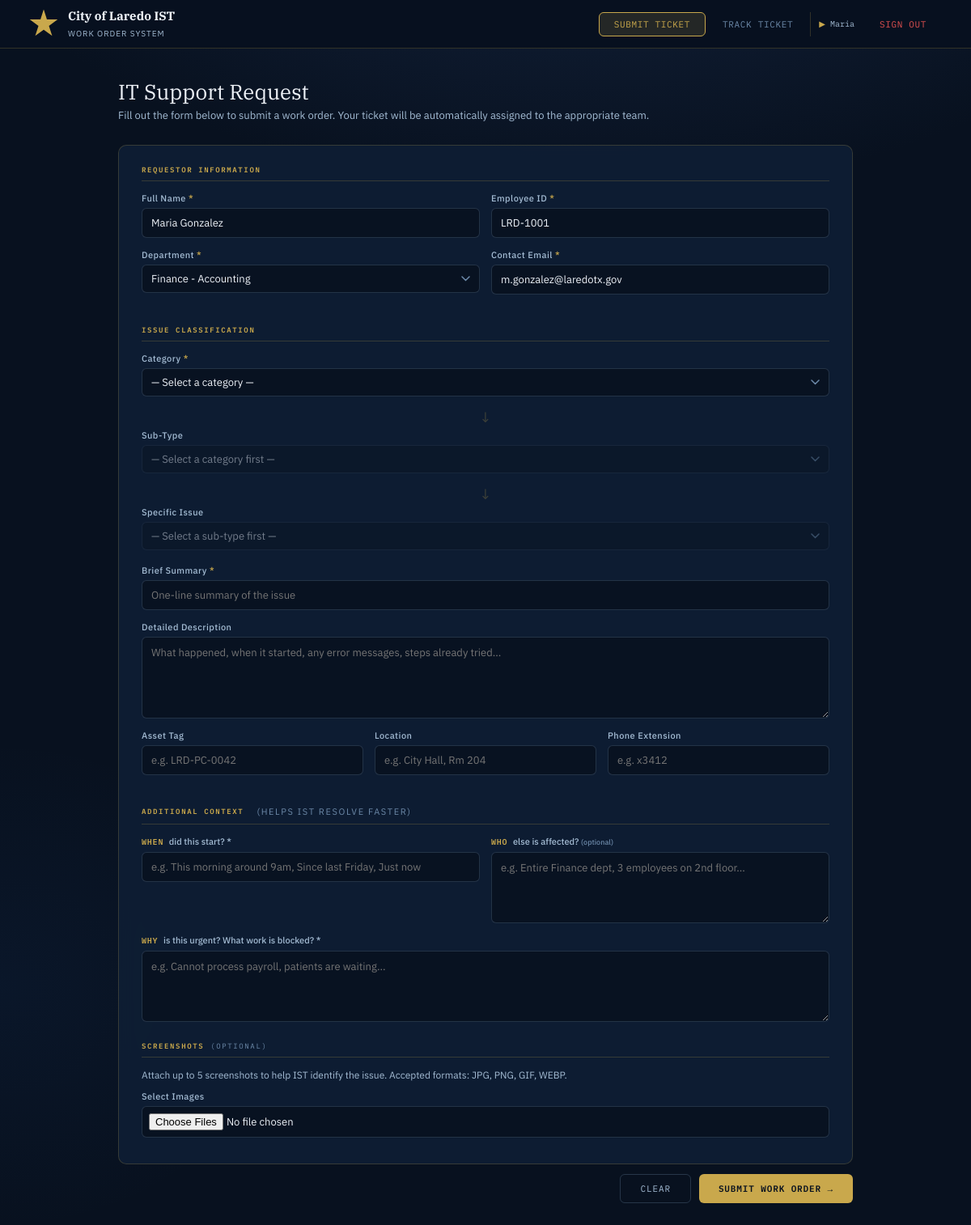
Page / (signed in) on the committed database.
### tickets/models.py (models this page shows, shortened)
class Employee(models.Model):
    employee_id = models.CharField("Employee ID", max_length=30, unique=True)
    first_name  = models.CharField("First Name",  max_length=60)
    last_name   = models.CharField("Last Name",   max_length=60)
    email       = models.EmailField("Email",       unique=True)
    department  = models.CharField("Department",   max_length=80,
                                   choices=DEPARTMENT_CHOICES)
    role        = models.CharField("Role", max_length=10,
                                   choices=EmployeeRole.choices,
                                   default=EmployeeRole.DEPT)
    password    = models.CharField("Password Hash", max_length=256)
    is_active   = models.BooleanField("Active", default=True)
    created_at  = models.DateTimeField(auto_now_add=True)
    class Meta:
        ordering    = ["last_name", "first_name"]
        verbose_name = "Employee"
        verbose_name_plural = "Employees"
    @property
    def full_name(self) -> str:
        return f"{self.first_name} {self.last_name}"

### tickets/views.py (the view)
# urls.py: path("",                         views.submit_ticket,   name="submit_ticket"),
@login_required
def submit_ticket(request):
    emp = _get_logged_in_employee(request)
    if request.method == "POST":
        form = TicketSubmitForm(request.POST)
        if form.is_valid():
            ticket = form.save(commit=False)
            ticket.submitter = emp
            combined_text = (
                form.cleaned_data.get("title", "") + " " +
                form.cleaned_data.get("description", "")
            )
            result = RoutingEngine.compute(
                dept=form.cleaned_data["department"],
                category=form.cleaned_data["category"],
                subtype=form.cleaned_data.get("subtype", ""),
                user_priority=3,   # default Moderate; engine adjusts from here
                text=combined_text,
            )
            ticket.routing_tier               = result.tier
            ticket.routing_tier_label         = result.tier_label
            ticket.routing_team               = result.team
            ticket.routing_sla                = result.sla
            ticket.routing_effective_priority = result.effective_priority
            ticket.routing_was_modified       = result.was_modified
            ticket.routing_reasons            = json.dumps(result.reasons)
            ticket.routing_escalation_path    = json.dumps(result.escalation_path)
            ticket.save()
            TicketHistory.objects.create(
                ticket=ticket,
                action=HistoryAction.CREATED,
                changed_by=ticket.name,
                team_after=ticket.routing_team,
                priority_after=ticket.routing_effective_priority,
                note="Ticket submitted via self-service portal.",
            )
            return redirect("ticket_success", ticket_id=ticket.ticket_id)
    else:
        initial = {}
        if emp:
            initial = {
                "name":        emp.full_name,
                "employee_id": emp.employee_id,
                "department":  emp.department,
                "email":       emp.email,
            }
        form = TicketSubmitForm(initial=initial)
    cascade_json = json.dumps({
        cat: {
            "subtypes":    data["subtypes"],
            "issue_types": data["issue_types"],
        }
        for cat, data in ISSUE_CASCADE.items()
    })
    return render(request, "tickets/submit.html", {
        "form":         form,
        "cascade_json": cascade_json,
        "employee":     emp,
    })

### tickets/views.py (called while the page is built)
def login_required(view_fn):
    @wraps(view_fn)
    def wrapper(request, *args, **kwargs):
        if not request.session.get("employee_pk"):
            return redirect("employee_login")
        return view_fn(request, *args, **kwargs)
    return wrapper

def _get_logged_in_employee(request):
    emp_pk = request.session.get("employee_pk")
    if emp_pk:
        try:
            return Employee.objects.get(pk=emp_pk, is_active=True)
        except Employee.DoesNotExist:
            pass
    return None

### tickets/templates/tickets/submit.html (shortened to what this page needs)
{% extends "tickets/base.html" %}
{% block nav_submit %}active{% endblock %}
{% block content %}
<div class="ph">
  <h1>IT Support Request</h1>
  <p>Fill out the form below to submit a work order. Your ticket will be automatically assigned to the appropriate team.</p>
</div>
<div class="card">
  <form method="POST" id="ticketForm" enctype="multipart/form-data">
    <div class="sec">
      <div class="sec-title">Requestor Information</div>
      <div class="row">
        <div class="fld">
          <label for="f_name">Full Name <span class="req">*</span></label>
          {{ form.name }}
        </div>
        <div class="fld">
          <label for="f_empid">Employee ID <span class="req">*</span></label>
          {{ form.employee_id }}
        </div>
      </div>
      <div class="row">
        <div class="fld">
          <label for="f_dept">Department <span class="req">*</span></label>
          {{ form.department }}
        </div>
        <div class="fld">
          <label for="f_email">Contact Email <span class="req">*</span></label>
          {{ form.email }}
        </div>
      </div>
    </div>
    <div class="sec">
      <div class="sec-title">Issue Classification</div>
      <div class="row row1">
        <div class="fld">
          <label for="f_cat">Category <span class="req">*</span></label>
          {{ form.category }}
        </div>
      </div>
      <div class="cascade-arrow" id="arrow1">&#8595;</div>
      <div class="row row1">
        <div class="fld">
          <label for="f_sub">Sub-Type </label>
          <select id="f_sub" name="subtype" onchange="onSubtypeChange()" disabled>
            <option value="">— Select a category first —</option>
          </select>
        </div>
      </div>
      <div class="cascade-arrow" id="arrow2">&#8595;</div>
      <div class="row row1">
        <div class="fld">
          <label for="f_issue">Specific Issue </label>
          <select id="f_issue" name="issue_type" disabled>
            <option value="">— Select a sub-type first —</option>
          </select>
        </div>
      </div>
      <div class="row row1" style="margin-top:18px">
        <div class="fld">
          <label for="f_title">Brief Summary <span class="req">*</span></label>
          {{ form.title }}
        </div>
      </div>
      <div class="row row1">
        <div class="fld">
          <label for="f_desc">Detailed Description</label>
          {{ form.description }}
        </div>
      </div>
      <div class="row row3">
        <div class="fld">
          <label for="f_asset">Asset Tag</label>
          {{ form.asset_tag }}
        </div>
        <div class="fld">
          <label for="f_loc">Location</label>
          {{ form.location }}
        </div>
        <div class="fld">
          <label for="f_ext">Phone Extension</label>
          {{ form.phone_ext }}
        </div>
      </div>
    </div>
    <div class="sec">
      <div class="sec-title">Additional Context
        <span style="font-weight:400;color:var(--steel);font-family:'IBM Plex Sans',sans-serif;font-size:11px;margin-left:8px">(helps IST resolve faster)</span>
      </div>
      <div class="five-w-grid">
        <div class="w-block">
          <div class="w-label"><span class="w-letter">WHEN</span> did this start? <span class="req">*</span></div>
          <div class="fld" style="margin-bottom:0">
            {{ form.when_started }}
          </div>
        </div>
        <div class="w-block">
          <div class="w-label"><span class="w-letter">WHO</span> else is affected? <span style="font-size:9px;color:var(--steel)">(optional)</span></div>
          <div class="fld" style="margin-bottom:0">
            {{ form.affected_users }}
          </div>
        </div>
        <div class="w-block w-full">
          <div class="w-label"><span class="w-letter">WHY</span> is this urgent? What work is blocked? <span class="req">*</span></div>
          <div class="fld" style="margin-bottom:0">
            {{ form.business_impact }}
          </div>
        </div>
      </div>
    </div>
    <div class="sec" style="padding-bottom:20px">
      <div class="sec-title">Screenshots <span style="font-weight:400;color:var(--steel)">(optional)</span></div>
      <p style="font-size:12px;color:var(--steel-2);margin-bottom:12px">
        Attach up to 5 screenshots to help IST identify the issue. Accepted formats: JPG, PNG, GIF, WEBP.
      </p>
      <div class="fld" style="margin-bottom:0">
        <label for="attachments">Select Images</label>
        <input type="file" id="attachments" name="attachments"
               accept="image/jpeg,image/png,image/gif,image/webp"
               multiple style="padding:8px">
      </div>
    </div>
  </form>
</div>
<div style="display:flex;justify-content:flex-end;gap:10px;padding:12px 0 0">
  <a href="{% url 'submit_ticket' %}" class="btn btn-ghost">Clear</a>
  <button type="submit" form="ticketForm" class="btn btn-primary">Submit Work Order &rarr;</button>
</div>
{% endblock %}

### tickets/templates/tickets/base.html (shortened to what this page needs)
<!DOCTYPE html>
<html lang="en">
<head>
</head>
<body>
<nav>
  <a class="brand" href="{% url 'submit_ticket' %}">
    <div class="brand-icon"></div>
    <div class="brand-text">
      <strong>City of Laredo IST</strong>
      <span>Work Order System</span>
    </div>
  </a>
  <div class="nav-links">
    <a class="nav-link {% block nav_submit %}{% endblock %}" href="{% url 'submit_ticket' %}">Submit Ticket</a>
    <a class="nav-link {% block nav_lookup %}{% endblock %}" href="{% url 'ticket_lookup' %}">Track Ticket</a>
    {% if request.session.employee_name %}
      <span style="font-family:'IBM Plex Mono',monospace;font-size:10px;color:var(--steel-2);padding:0 10px;display:flex;align-items:center;gap:6px;border-left:1px solid var(--border)">
        <span style="color:var(--gold)">&#9654;</span>
        {{ request.session.employee_name }}
      </span>
      <a class="nav-link" href="{% url 'employee_logout' %}" style="color:var(--red-2)">Sign Out</a>
    {% else %}
      <a class="nav-link" href="{% url 'employee_login' %}" style="border-color:rgba(201,168,76,.3)">Sign In</a>
    {% endif %}
  </div>
</nav>
<div class="page">
  {% block content %}{% endblock %}
</div>
</body>
</html>

### tickets/templates/tickets/base.html (style rules this page uses)
:root { --navy:#08111f; --navy-2:#0f1e35; --navy-3:#162845; --navy-4:#1e3358; --gold:#c9a84c; --gold-2:#e2c060; --gold-dim:rgba(201,168,76,.15); --gold-border:rgba(201,168,76,.28); --steel:#6d8aaa; --steel-2:#a4bcd4; --white:#eef2f8; --red:#b83232; --red-2:#e05050; --amber:#c47b14; --amber-2:#f0a030; --blue:#2a6fd4; --blue-2:#70a8f0; --green:#1a7050; --green-2:#3ecf8e; --purple:#6040b0; --purple-2:#a080e0; --border:rgba(201,168,76,.22); --card:rgba(15,30,53,.9); --r:6px; --rl:10px; }
* { box-sizing:border-box;margin:0;padding:0; }
html { scroll-behavior:smooth; }
body { font-family:'IBM Plex Sans',sans-serif;background:var(--navy);color:var(--white);min-height:100vh; background-image:radial-gradient(ellipse 120% 60% at 60% -20%,rgba(30,51,88,.7) 0%,transparent 60%), radial-gradient(ellipse 60% 40% at 0% 80%,rgba(42,111,212,.06) 0%,transparent 50%); }
nav { display:flex;align-items:center;justify-content:space-between;padding:0 36px;height:60px; background:rgba(8,17,31,.97);border-bottom:1px solid var(--border);position:sticky;top:0;z-index:200;backdrop-filter:blur(12px); }
.brand { display:flex;align-items:center;gap:12px;text-decoration:none; }
.brand-icon { width:36px;height:36px;background:var(--gold);flex-shrink:0; clip-path:polygon(50% 0%,61% 35%,98% 35%,68% 57%,79% 91%,50% 70%,21% 91%,32% 57%,2% 35%,39% 35%); }
.brand-text strong { display:block;font-family:'IBM Plex Serif',serif;font-size:15px;color:var(--white); }
.brand-text span { font-size:10px;color:var(--steel-2);letter-spacing:.1em;text-transform:uppercase; }
.nav-links { display:flex;gap:2px; }
.nav-link { padding:7px 18px;border:1px solid transparent;background:none;color:var(--steel); font-family:'IBM Plex Mono',monospace;font-size:11px;letter-spacing:.06em;text-transform:uppercase; cursor:pointer;border-radius:var(--r);transition:all .18s;text-decoration:none;display:inline-flex;align-items:center;gap:6px; }
.nav-link.active { color:var(--gold);background:var(--gold-dim);border-color:var(--gold); }
.page { padding:36px;max-width:980px;margin:0 auto;animation:fadeUp .25s ease; }
.ph { margin-bottom:28px; }
.ph h1 { font-family:'IBM Plex Serif',serif;font-size:26px;font-weight:400;margin-bottom:4px; }
.ph p { color:var(--steel-2);font-size:13px; }
.card { background:var(--card);border:1px solid var(--border);border-radius:var(--rl);backdrop-filter:blur(10px); }
.sec { padding:24px 28px 0; }
.sec:last-child { padding-bottom:24px; }
.sec-title { font-family:'IBM Plex Mono',monospace;font-size:9px;font-weight:600;letter-spacing:.18em; text-transform:uppercase;color:var(--gold);margin-bottom:14px;padding-bottom:8px; border-bottom:1px solid var(--border);display:flex;align-items:center;gap:8px; }
.row { display:grid;gap:14px;grid-template-columns:1fr 1fr;margin-bottom:14px; }
.row3 { grid-template-columns:1fr 1fr 1fr; }
.row1 { grid-template-columns:1fr; }
.fld { display:flex;flex-direction:column;gap:5px; }
.fld label { font-size:11px;color:var(--steel-2);font-weight:500;letter-spacing:.04em; }
.fld label .req { color:var(--gold); }
.fld input,.fld select,.fld textarea { background:rgba(8,17,31,.8);border:1px solid rgba(109,138,170,.28); border-radius:var(--r);color:var(--white);font-family:'IBM Plex Sans',sans-serif;font-size:13px; padding:9px 11px;outline:none;transition:border-color .18s,box-shadow .18s;width:100%; }
.fld select { appearance:none; background-repeat:no-repeat;background-position:right 11px center;padding-right:30px; }
.fld select option { background:var(--navy-3); }
.fld textarea { resize:vertical;min-height:88px;line-height:1.55; }
.btn { padding:10px 24px;border-radius:var(--r);font-family:'IBM Plex Mono',monospace;font-size:11px; letter-spacing:.08em;text-transform:uppercase;cursor:pointer;border:none;transition:all .18s;text-decoration:none;display:inline-block; }
.btn-ghost { background:none;border:1px solid rgba(109,138,170,.3);color:var(--steel-2); }
.btn-primary { background:var(--gold);color:var(--navy);font-weight:600; }

### rows in the picture
Employee: session.employee_name "Maria", employee_id "LRD-1001", department "Finance - Accounting", email "m.gonzalez@laredotx.gov"
